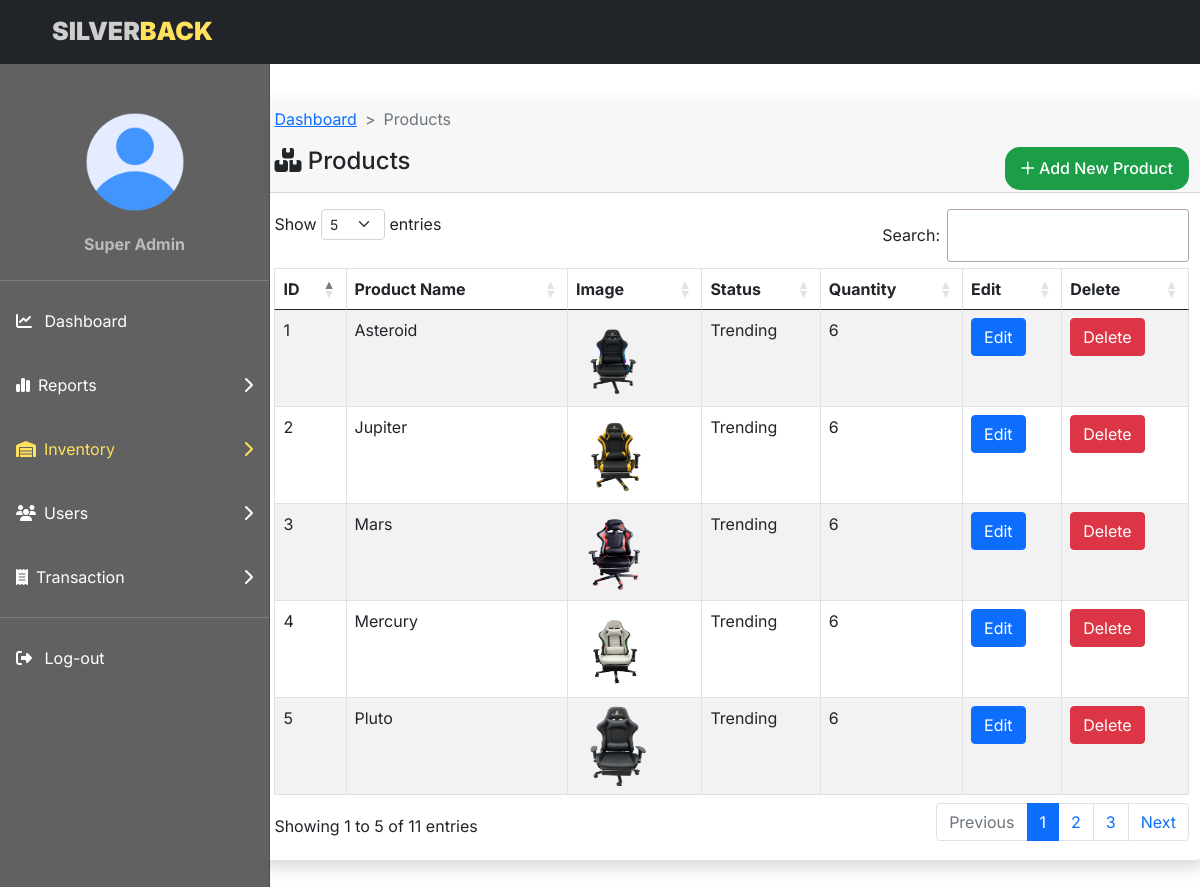
Before: /admin/product/product.php (signed in) with the older database file.
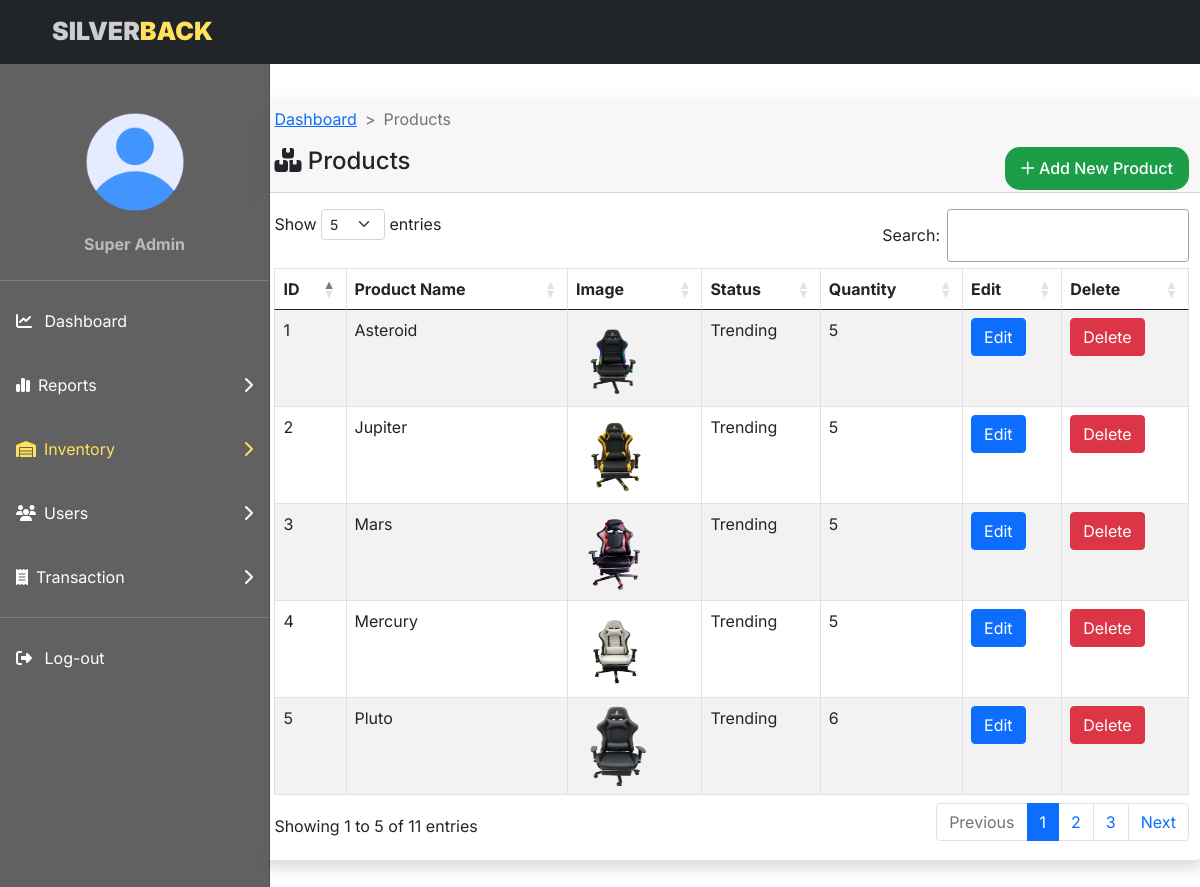
After: the same page with the newer database file.
### tables this page shows
CREATE TABLE `products` (
  `prod_id` int(11) NOT NULL,
  `cat_id` int(11) NOT NULL,
  `prod_name` varchar(50) NOT NULL,
  `prod_index` varchar(50) NOT NULL,
  `prod_description` mediumtext NOT NULL,
  `prod_price` decimal(7,2) NOT NULL,
  `prod_image` varchar(100) NOT NULL,
  `prod_img1` varchar(20) NOT NULL,
  `prod_img2` varchar(20) NOT NULL,
  `prod_img3` varchar(20) NOT NULL,
  `prod_qty` int(11) NOT NULL,
  `prod_status` tinyint(4) NOT NULL,
  `prod_trending` tinyint(4) NOT NULL,
  `prod_keywords` mediumtext NOT NULL,
  `created_at` timestamp NOT NULL DEFAULT current_timestamp()
);

### admin/product/product.php (the view, shortened to what the changed rows need)
<?php
include('../functions/functions.php');
?>
<!Doctype html>
<html lang="en">
<head>
  <link href="https://cdn.jsdelivr.net/npm/bootstrap@5.0.2/dist/css/bootstrap.min.css" rel="stylesheet">
  <link rel="stylesheet" href="https://cdnjs.cloudflare.com/ajax/libs/font-awesome/6.2.1/css/all.min.css" />
  <link rel="stylesheet" type="text/css" href="https://cdn.datatables.net/1.13.1/css/dataTables.bootstrap5.css" />
  <link rel="stylesheet" href="../home.css" />
</head>
<body>
  <div id="product_table">
    <div class="container">
      <div class="row">
        <div class="col-md-12 py-md-5 mx-md-5">
          <div class="card1 shadow">
            <div class="card-body">
              <table id="prod_table" class="table table-bordered table-striped">
                <thead>
                  <tr>
                    <th>ID</th>
                    <th>Product Name</th>
                    <th>Image</th>
                    <th>Status</th>
                    <th>Quantity</th>
                    <th>Edit</th>
                    <th>Delete</th>
                  </tr>
                </thead>
                <tbody>
                  <?php
                  $query = mysqli_query($conn, "SELECT * FROM `products` ORDER BY prod_id");
                  while ($result = mysqli_fetch_array($query)) {
                    $prod_id = $result['prod_id'];
                    $prod_name = $result['prod_name'];
                    $image = $result['prod_image'];
                    $status = $result['prod_status'];
                    $qty = $result['prod_qty'];
                  ?>
                    <tr>
                      <td><?= $prod_id; ?></td>
                      <td><?= $prod_name; ?></td>
                      <td><img src="../images/<?php echo $image ?>" width="80px" height="80px" alt="<?php echo $image ?>" /></td>
                      <td><?= $status == '0' ? "Trending" : "Visible" ?></td>
                      <td><?= max($qty, 0); ?></td>
                      <form action="../code.php" method="POST">
                        <td><a href="./editprod.php?id=<?= $result['prod_id']; ?>" class="btn btn-primary">Edit</td>
                        <td>
                          <button type="submit" class="btn btn-danger delete_prod" name="delete_prod" value="<?= $result['prod_id']; ?>">Delete</button>
                      </form>
                    </tr>
                  <?php
                  }
                  ?>
                </tbody>
              </table>
            </div>
          </div>
        </div>
      </div>
    </div>
  </div>
</body>
</html>

Changed rows visible on the page:
changed products "Asteroid": prod_qty "6" → "5"
changed products "Jupiter": prod_qty "6" → "5"
changed products "Mars": prod_qty "6" → "5"
changed products "Mercury": prod_qty "6" → "5"
